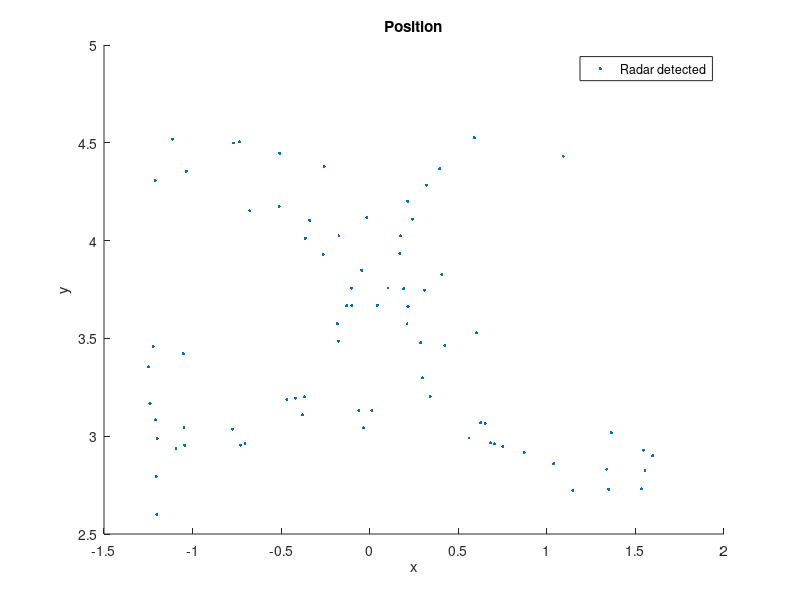

MATLAB code to generate this figure: (Note: this script raises an error after producing the figure.)
clear; clc; close all;

load('x_radar_eight_walking.mat'); load('y_radar_eight_walking.mat');
t = linspace(0, 2*pi, length(x_radar));
dt = t(2) - t(1);

% 튀는 값 제거
mean_x = mean(x_radar);
std_x = std(x_radar);
mean_y = mean(y_radar);
std_y = std(y_radar);

threshold = 1; % 3 표준편차를 기준으로 이상치 제거
valid_indices = abs(x_radar - mean_x) < threshold * std_x & abs(y_radar - mean_y) < threshold * std_y;

x_radar_filtered = x_radar(valid_indices);
y_radar_filtered = y_radar(valid_indices);


% Plotting the position
figure;
scatter(x_radar_filtered, y_radar_filtered, 5, 'red', 'filled', 'DisplayName', 'Radar detected');
xlabel('x');
ylabel('y');
title('Position');
legend;
hold on;

% Adjust layout
%sgtitle('IMM filter Tracking ');
set(gcf, 'Position', [100, 100, 800, 600]);

% Define measurements to be the position with noise
measPos = [x_radar_filtered; y_radar_filtered; zeros(size(x_radar_filtered))];

% Define the initial state and covariance
positionSelector = [1 0 0 0 0 0; 0 0 1 0 0 0; 0 0 0 0 1 0]; % Position from state
initialState = [x_radar_filtered(1); 0; y_radar_filtered(1); 0; 0; 0]; % First measurement as initial state
initialCovariance = diag([1, 1e4, 1, 1e4, 1, 1e4]); % Velocity is not measured

% Create a constant-velocity trackingEKF
cvekf = trackingEKF(@constvel, @cvmeas, initialState, ...
    'StateTransitionJacobianFcn', @constveljac, ...
    'MeasurementJacobianFcn', @cvmeasjac, ...
    'StateCovariance', initialCovariance, ...
    'HasAdditiveProcessNoise', false, ...
    'ProcessNoise', eye(3));

% Track using the constant-velocity filter
numSteps = numel(x_radar_filtered);
dist = zeros(1, numSteps);
estPos = zeros(3, numSteps);
for i = 2:numSteps
    predict(cvekf, dt);
    dist(i) = distance(cvekf, measPos(:,i)); % Distance from true position
    estPos(:,i) = positionSelector * correct(cvekf, measPos(:,i));
end
hold on;
plot(estPos(1,:), estPos(2,:), '-g', 'DisplayName', 'CV Low PN');
title('True and Estimated Positions with CV Filter');
axis equal;
legend;

% Increase the process noise for the constant-velocity filter
cvekf2 = trackingEKF(@constvel, @cvmeas, initialState, ...
    'StateTransitionJacobianFcn', @constveljac, ...
    'MeasurementJacobianFcn', @cvmeasjac, ...
    'StateCovariance', initialCovariance, ...
    'HasAdditiveProcessNoise', false, ...
    'ProcessNoise', diag([50, 50, 1])); % Large uncertainty in the horizontal acceleration

dist = zeros(1, numSteps);
estPos = zeros(3, numSteps);
for i = 2:numSteps
    predict(cvekf2, dt);
    dist(i) = distance(cvekf2, measPos(:,i)); % Distance from true position
    estPos(:,i) = positionSelector * correct(cvekf2, measPos(:,i));
end
hold on;
plot(estPos(1,:), estPos(2,:), '-c', 'DisplayName', 'CV High PN');
title('True and Estimated Positions with Increased Process Noise');
axis equal;
legend;

% Use an interacting multiple-model (IMM) filter
imm = trackingIMM('TransitionProbabilities', 0.99); % Default IMM with three models
initialize(imm, initialState, initialCovariance);

% Track using the IMM filter
dist = zeros(1, numSteps);
estPos = zeros(3, numSteps);
modelProbs = zeros(3, numSteps);
modelProbs(:,1) = imm.ModelProbabilities;
for i = 2:numSteps
    predict(imm, dt);
    dist(i) = distance(imm, measPos(:,i)); % Distance from true position
    estPos(:,i) = positionSelector * correct(imm, measPos(:,i));
    modelProbs(:,i) = imm.ModelProbabilities;
end
hold on;
plot(estPos(1,:), estPos(2,:), '-m', 'DisplayName', 'IMM');
title('True and Estimated Positions with IMM Filter');
axis equal;
legend;


%% tracking frame update 

figure();
plot(estPos(1,:), estPos(2,:), '-m', 'LineWidth', 1.5);


for value = 1: length(estPos)
    updatePlot(value, estPos, x_radar_filtered, y_radar_filtered);
    pause(0.002);
end

function updatePlot(value, estPos, x_radar_filtered, y_radar_filtered)
        plotestPos(value, estPos); 
        hold on;
        plotsensorVal(value, x_radar_filtered, y_radar_filtered);
        hold off;
        drawnow;
end


function plotestPos(value, estPos)
    plot(estPos(1,value), estPos(2,value), '.m', 'LineWidth', 3);
    xlim([-3, 3]);
    ylim([0, 4.5]);
    xlabel('X (m)');
    ylabel('Y (m)');
    title('IMM Filtering');
end

function plotsensorVal(value, x_radar_filtered, y_radar_filtered)
    plot(x_radar_filtered(value), y_radar_filtered(value), '.c', 'LineWidth', 3);
    xlim([-3, 3]);
    ylim([0, 4.5]);
    xlabel('X (m)');
    ylabel('Y (m)');
    title('IMM Filtering');
end

